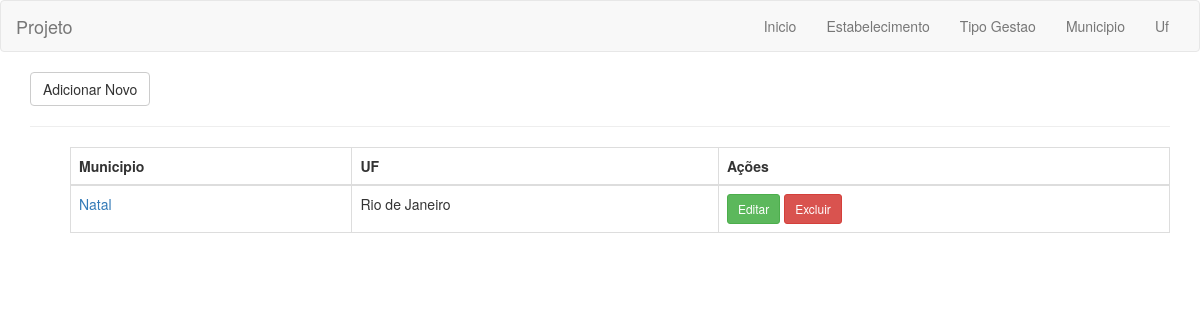
Before: /listaMunicipio with the older database file.
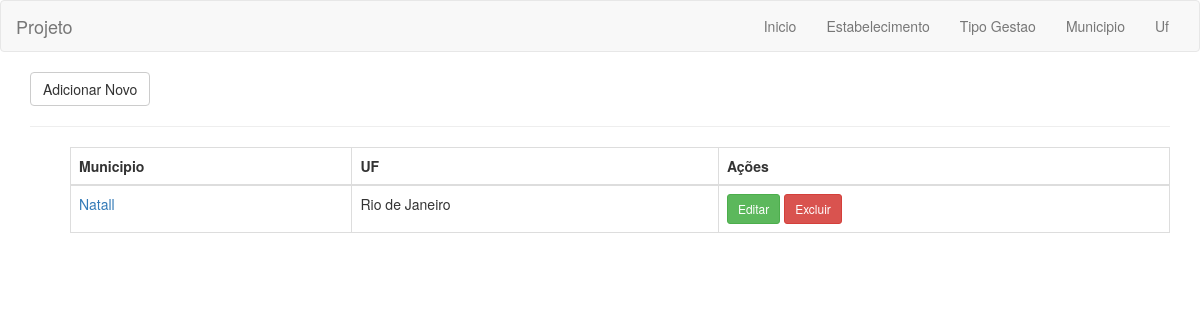
After: the same page with the newer database file.
### aplicativo/models.py (models this page shows, shortened)
class Municipio(models.Model):
	uf = models.ForeignKey(Uf, on_delete=models.CASCADE)
	nome = models.CharField(max_length=60)

class Uf(models.Model):
	sigla = models.CharField(max_length=2, primary_key=True)
	nome = models.CharField(max_length=60)

### aplicativo/views.py (the view)
# urls.py: url(r'^listaMunicipio', views.MunicipioListView.as_view(template_name="Municipio/listaMunicipio.html")),
class MunicipioListView(ListView):
	model = Municipio

### templates/Municipio/listaMunicipio.html
{% extends "base.html" %}
{% block conteudo %}
<a href="/formMunicipio" class="btn btn-default">Adicionar Novo</a>
<hr>
<ul>
    <table class="table table-bordered">
    <thead>
      <tr>
        <th>Municipio</th>
        <th>UF</th>
        <th>Ações</th>
      </tr>
    </thead>
    <tbody>
    {% for mun in object_list %}
      <tr>
    <td><a href="/editarMunicipio/{{mun.id}}">{{mun.nome}}</a></td>
    <td>{{mun.uf.nome}}</td>
    <td>
        <a href="/editarMunicipio/{{mun.id}}" class="btn btn-success btn-sm">Editar</a>
        <a href="/excluirMunicipio/{{mun.id}}" class="btn btn-danger btn-sm">Excluir</a>
    </td>
      </tr>
    {% endfor %}
    </tbody>
  </table>
</ul>
{% endblock %}

Changed rows visible on the page:
changed Municipio "Rio de Janeiro": nome "Natal" → "Natall"
